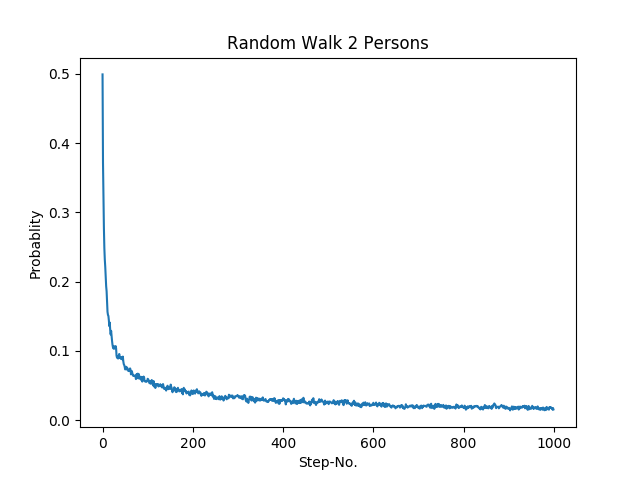

The Python source for this figure:
import random
import matplotlib.pyplot as plt
trials=5000
steps=1000
count={}
x=[]
y=[]
for i in range(trials):
	man1=0
	man2=0
	for j in range(steps):
		if(random.random()>0.5):
			man1-=1
		else:
			man1+=1
		if(random.random()>0.5):
			man2-=1
		else:
			man2+=1
		if(man1==man2):
			if(count.get(j)):
				count[j]+=1.0
			else:
				count[j]=1.0
# for i in range(steps):
# 	if(count.get(i)):
# 		print(str(i)+":"+str(count[i]))

plt.xlabel('Step-No.')
plt.ylabel('Probablity')
plt.title('Random Walk 2 Persons')
for i in range(steps):
	if(count.get(i)):
		x.append(i)
		y.append(count[i]/trials)
plt.plot(x,y)
plt.show()
